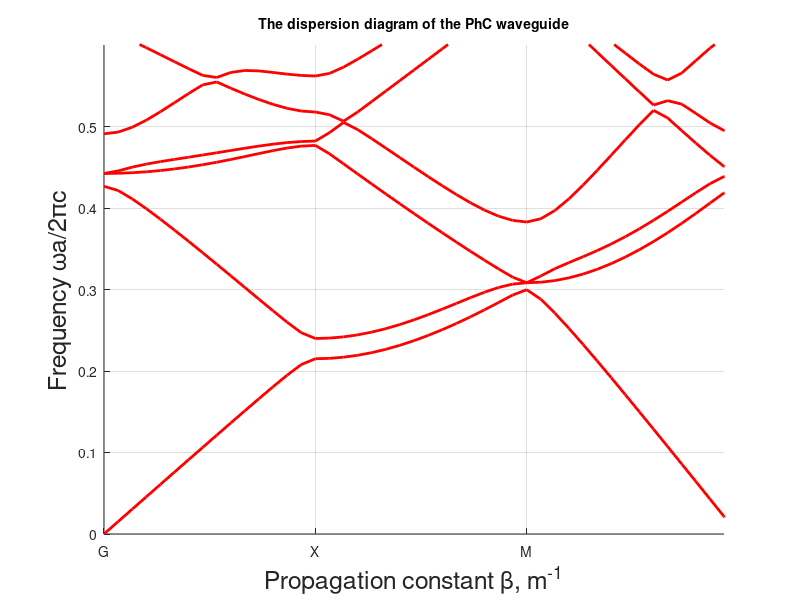

Source code (MATLAB):
% in the name of allah
% in the name of allah
% MATLAB Program for Computation of Dispersion Diagrams of 2D PhC Waveguide

function PhC_Igor
%The program for the computation of the dispersion
%characteristic of the PhC waveguide based upon 2D PhC with square latice
clear all
clc
%%
% The variable a defines the period of the structure %

%mode=0  defines the TE mode and mode=1 defines TM mode %
mode=0
a=1e-6;
a=1.17e-6
%The variable r contains elements radius. Here it is defined as a part of the period.

r=0.4*a;
r=0.25e-6
%The variable eps1 contains the information about the relative background material permittivity.
%Eps1=2.72;
Eps1=5.6;

%The variable eps2 contains the information about permittivity of the elements composing PhC.
Eps2=1.0;

%Variable numElem defines the number of PhC elements
numElem=1;

%Number of holes missed
numDef=0;

%Setting transversal wave vector to a single value
kx=0;
%kx=0:(pi/a)/10:pi/a;

color='-b';
if(mode==1)
    color='ok';
end


%PWE(mode, a, r, Eps1, Eps2, numElem, numDef, kx,color, 2);
%numElem=1;
%numDef=0;

mode=1;
color='-r';

PWE(mode, a, r, Eps1, Eps2, numElem, numDef, kx,color, 2);
%Setting transversal wave vector to a range of values within Brillouin zone
kx=0:(pi/a)/20:pi/a;

%PWE(mode, a, r, Eps1, Eps2, numElem, numDef, kx, 'r', 2);

function PWE(mode, a, r, Eps1, Eps2, numElem,numDefect, kx_param, color, linewidth)

%The variable precis defines the number of k-vector points between high symmetry points
precis=15;
%The variable nG defines the number of plane waves.
%total number of plane waves may be determined as (nG*2-1)^2
nG=3;

%kapth segments 1: gama to X, 2: Gama to M, 3: whole path
nKpath=3;

%discretization mesh elements.
precisStruct=60;

%The following loop carries out the definition of the unit cell.
for n=0:numElem-1
nx=1;
for countX=-a/2:a/precisStruct:a/2
ny=1;
for countY=-a/2:a/precisStruct:a/2
%Following condition allows to define the circle with of radius r
if((sqrt(countX^2+countY^2)<r)&&(n>=numDefect))
%Setting the value of the inversed dielectric function to the mesh node
struct(nx+precisStruct*n,ny)=1/Eps2;
%Saving the node coordinate
xSet(nx+precisStruct*n)=countX+a*n;
ySet(ny)=countY;
else
struct(nx+precisStruct*n,ny)=1/Eps1;
xSet(nx+precisStruct*n)=countX+a*n;
ySet(ny)=countY;
end
ny=ny+1;
end
nx=nx+1;
end
end



%The computation of the area of the mesh cell.
dS=(a/precisStruct)^2;
%Forming 2D arrays of nods coordinates
Lx=length(xSet)-1;
Ly=length(ySet)-1;

[xMesh,yMesh]=meshgrid(xSet(1:Lx),ySet(1:Ly));
structMesh=(struct(1:Lx,1:Ly)*dS/((max(xSet)-min(xSet))*(max(ySet)-min(ySet))))';
b1=[2*pi/a 0]./numElem;
b2=[0 2*pi/a];

%Defining the k-path within the Brilluoin zone.

kxm=pi/a;
dkx=kxm/precis;

Lk=nKpath*precis+1;
if(nKpath==3) 
    Lk=Lk-1;
end
kv=zeros(Lk,2);
for i=2:Lk
    if(i<=precis+1)
        kv(i,2)=kv(i-1,2)+dkx;
    elseif(i<=2*precis+1)
         kv(i,1)=kv(i-1,1)+dkx;
          kv(i,2)=kv(i-1,2);
    else
        kv(i,1)=kv(i-1,1)-dkx;
        kv(i,2)= kv(i-1,2)-dkx;
    end
end


Nk=size(kv,1);
if(nKpath==3)
    Nk=Nk+1;
end

numG=1;
for Gx=-nG*numElem:nG*numElem
for Gy=-nG:nG
G(numG,1)=Gx*b1(1)+Gy*b2(1);
G(numG,2)=Gx*b1(2)+Gy*b2(2);
numG=numG+1;
end
end

%The next loop computes the Fourier expansion coefficients
for countG=1:numG-1
for countG1=1:numG-1
CN2D_N(countG,countG1)=sum(sum(structMesh.*exp(1i*((G(countG,1)-G(countG1,1))*xMesh+(G(countG,2)-G(countG1,2))*yMesh))));
end
end


%The computation is carried out for each of earlier defined
for kx_count=1:length(kx_param)

for countG=1:numG-1
for countG1=1:numG-1
for countK=1:size(kv,1)
    kx=kv(countK,1);
     ky=kv(countK,2);
     
    w1=0;
   
    if(mode==0)
          w1=((kx+G(countG,1))*(kx+G(countG1,1))+(ky+G(countG,2))*(ky+G(countG1,2))); %TE
    else
     w1=  (sqrt((kx+G(countG,1))^2+(ky+G(countG,2))^2)*sqrt((kx+G(countG1,1))^2+(ky+G(countG1,2))^2));%TM
    end
  
   M(countK,countG,countG1)=CN2D_N(countG,countG1)*w1;
 
end
end
end

%The computation of eigen-states is also carried
for countK=1:size(kv,1)
    
%Taking the matrix differential operator for current wave vector.
MM(:,:)=M(countK,:,:);

%Computing the eigen-vectors and eigen-states of the matrix
   V=eig(MM);

%Transforming matrix eigen-states to the form of normalized frequency
dispe(:,countK)=sort(sqrt(V)*a/2/pi);
end
Nk=size(dispe,2);
nCurve=15;
result=zeros(Nk,nCurve+1);
%% plot %%
%%%%%%%%%%
figure(1);
hold on;
for u=1:nCurve
  yy=abs(dispe(u,:));
        if(nKpath==3)
            yy=[yy yy(1)];
        end
        
     for m=1:Nk   
       
       result(m,u+1)=yy(m);
     end
        plot(yy,color,'LineWidth',linewidth);
        
        
end

 
      for m=1:Nk   
       result(m,1)=m;
     end


save('bandsTM.txt', 'result', '-ascii')

ylabel('Frequency \omegaa/2\pic','FontSize',18);
xlabel('Propagation constant \beta, m^{-1}','FontSize',18);
title('The dispersion diagram of the PhC waveguide','FontSize',10)
axis([1,Nk,0,0.6]);

grid on;
str={'G','X','M','G'};
     set(gca,...
          'xtick',[1,precis+1,2*precis+1,3*precis+1],...
          'xticklabel',str);

drawnow;
end



